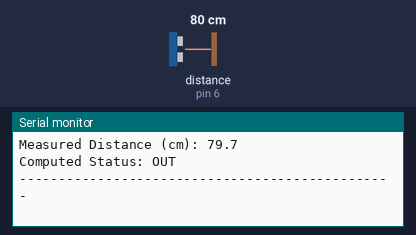
This sketch was run on a simulated Arduino Uno, built with avr-gcc and run on an emulated ATmega328P. Shown: the last lines printed to the serial monitor. Wiring (inferred from the names in the program): ultrasonic range finder: trigger pin 7; echo pin 6. The inputs (shaded band) are chosen by the test bench; at power-on: distance to the obstacle (sensor on pin 6) 80 cm. The echo pulse lasts 58.3 µs per cm; the modem accepts every AT command (registered, SIM ready, sends succeed) and sends nothing else.

Above: at 5.2 s.
5.3 s: distance to the obstacle (sensor on pin 6) set to 19 cm
At 8.4 s:
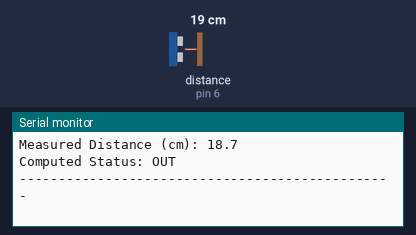
9.1 s: distance to the obstacle (sensor on pin 6) set to 15 cm
At 11.7 s:
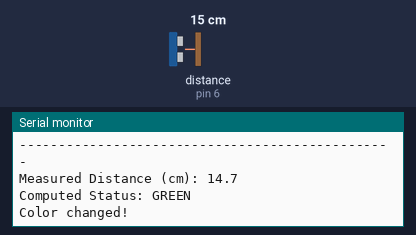
Timing chart, 0 to 13.2 s (numbered marks = the images above; inputs shaded):
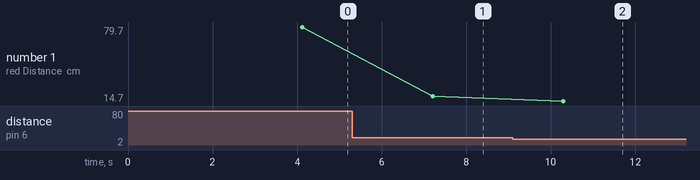

Measured:
- the behaviour switches between 18 and 17 cm on distance to the obstacle (sensor on pin 6) (found by bisection; images 1 and 2)
- after the input at 5.3 s, the serial monitor: prints a new line after 1.9 s (image 1)
- after the input at 9.1 s, the serial monitor: prints a new line after 1.2 s (image 2)
- plotted number 1: 79.7 → 18.7 after the input at 5.3 s, 18.7 → 14.7 after the input at 9.1 s

The sketch:

arduino_code.ino
```cpp
#include <SoftwareSerial.h>

#define TRIG_PIN 7
#define ECHO_PIN 6
#define TANK_ID "TANK-1"

SoftwareSerial sim800(3, 2);  // SIM800L TX -> D2, RX -> D3
String lastColor = "";
float lastHeight = -1;  // store last water height (cm)

void setup() {
  Serial.begin(9600);
  sim800.begin(9600);

  pinMode(TRIG_PIN, OUTPUT);
  pinMode(ECHO_PIN, INPUT);

  Serial.println("Initializing SIM800L...");
  delay(2000);

  sim800.println("AT");
  delay(1000);
  showResponse();
  sim800.println("AT+CMGF=1");  // Text mode
  delay(1000);
  showResponse();

  Serial.println("System ready! Monitoring water level...");
}

void loop() {
  float distance = measureDistance();  // cm
  String color = getStatusColor(distance);

  Serial.println("------------------------------------------------");
  Serial.println("Measured Distance (cm): " + String(distance, 1));
  Serial.println("Computed Status: " + color);

  if (distance > 17.0) {
    // No SMS above 17 cm
    if (lastColor != "" || lastHeight != -1) {
      Serial.println("Distance > 17cm → no SMS. Clearing last records.");
      lastColor = "";
      lastHeight = -1;
    }
  } else {
    // distance ≤ 17 → check if SMS needed
    bool send = false;

    if (lastColor != color) {
      // status color changed
      send = true;
      Serial.println("Color changed!");
    } else if (lastHeight != -1 && fabs(distance - lastHeight) > 1.0) {
      // same color but significant level change (>2 cm)
      send = true;
      Serial.println("Height changed by >1cm!");
    }

    if (send) {
      // keep same SMS format as before
      String message = String(TANK_ID) + ":" + color + " | H=" + String(distance, 1) + "cm";
      sendSMS("+919163067541", message);
      Serial.println("✅ SMS Sent: " + message);

      lastColor = color;
      lastHeight = distance;
    } else {
      Serial.println("No major change → no SMS sent.");
    }
  }

  Serial.println("------------------------------------------------");
  delay(3000);  // check every 10 seconds
}

// ---------------- Helper Functions ----------------

float measureDistance() {
  digitalWrite(TRIG_PIN, LOW);
  delayMicroseconds(2);
  digitalWrite(TRIG_PIN, HIGH);
  delayMicroseconds(10);
  digitalWrite(TRIG_PIN, LOW);

  unsigned long duration = pulseIn(ECHO_PIN, HIGH, 30000);  // timeout 30ms
  if (duration == 0) return 999.0;  // no echo → treat as far
  float distance = (duration * 0.0343) / 2.0;
  return distance;
}

String getStatusColor(float distance) {
  if (distance > 17.0) return "OUT";     // beyond jug height
  if (distance > 11.0) return "GREEN";   // safe
  if (distance > 5.0) return "YELLOW";   // warning
  return "RED";                          // danger
}

void sendSMS(String number, String text) {
  sim800.println("AT+CMGS=\"" + number + "\"");
  delay(1000);
  sim800.print(text);
  delay(1000);
  sim800.write(26);  // Ctrl+Z
  delay(5000);
  showResponse();
}

void showResponse() {
  while (sim800.available()) {
    Serial.write(sim800.read());
  }
}
```
